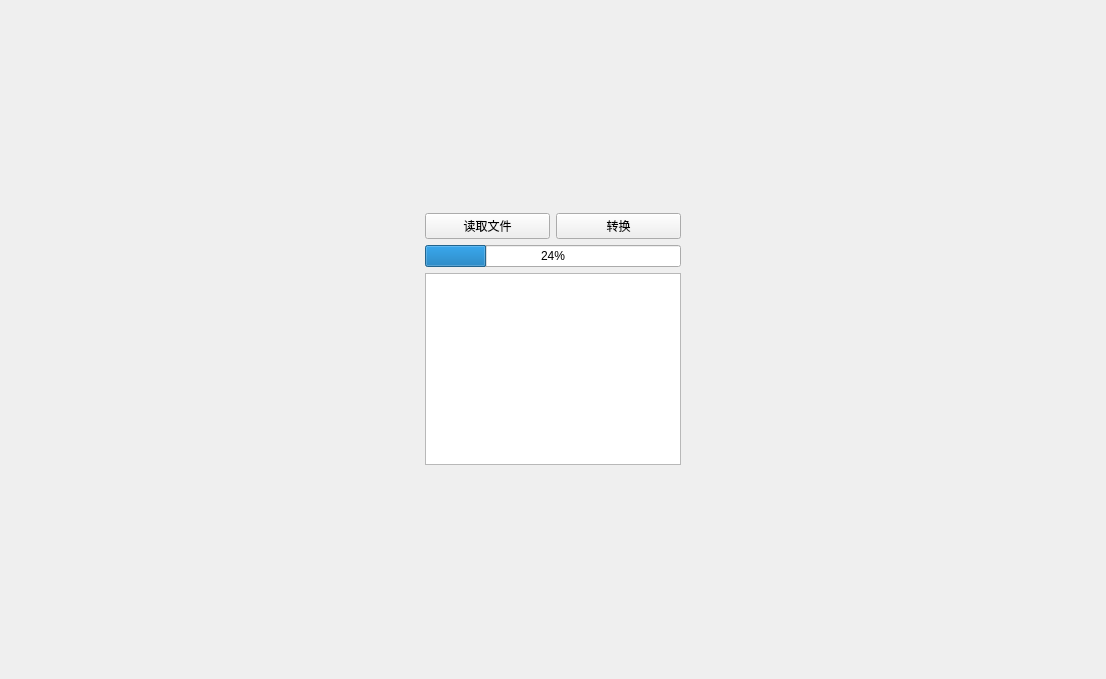
<?xml version="1.0" encoding="UTF-8"?>
<ui version="4.0">
 <class>Translate</class>
 <widget class="QWidget" name="Translate">
  <property name="geometry">
   <rect>
    <x>0</x>
    <y>0</y>
    <width>1106</width>
    <height>679</height>
   </rect>
  </property>
  <property name="windowTitle">
   <string>Form</string>
  </property>
  <layout class="QGridLayout" name="gridLayout_2">
   <item row="0" column="0">
    <widget class="QWidget" name="widget" native="true">
     <property name="sizePolicy">
      <sizepolicy hsizetype="Fixed" vsizetype="Fixed">
       <horstretch>0</horstretch>
       <verstretch>0</verstretch>
      </sizepolicy>
     </property>
     <layout class="QGridLayout" name="gridLayout">
      <item row="0" column="0">
       <widget class="QPushButton" name="pushButton">
        <property name="text">
         <string>读取文件</string>
        </property>
       </widget>
      </item>
      <item row="0" column="1">
       <widget class="QPushButton" name="pushButton_2">
        <property name="text">
         <string>转换</string>
        </property>
       </widget>
      </item>
      <item row="2" column="0" colspan="2">
       <widget class="QTextEdit" name="textEdit"/>
      </item>
      <item row="1" column="0" colspan="2">
       <widget class="QProgressBar" name="progressBar">
        <property name="value">
         <number>24</number>
        </property>
       </widget>
      </item>
     </layout>
    </widget>
   </item>
  </layout>
 </widget>
 <resources/>
 <connections/>
</ui>
